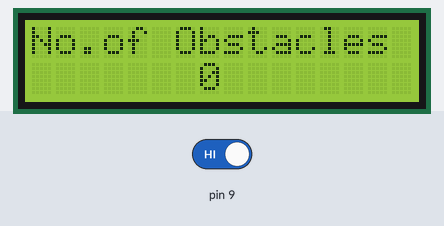
This sketch was run on a simulated Arduino Uno, built with avr-gcc and run on an emulated ATmega328P. Parts: 16×2 character LCD. The inputs (shaded band) are chosen by the test bench; at power-on: pin 9 HIGH. What the sketch prints to the serial monitor is not drawn.

Above: at 1.2 s.
1.3 s: pin 9 driven LOW
At 1.8 s:
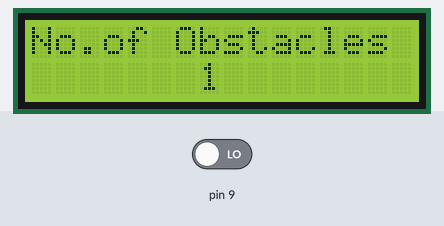
Timing chart, 0 to 4.3 s (numbered marks = the images above; inputs shaded):
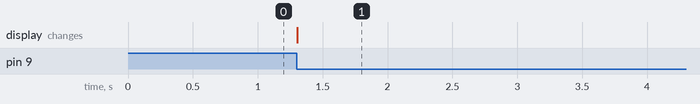

Measured:
- after the input at 1.3 s, the display: changes at once (image 1)

The sketch:

Task_2_Code.ino
```cpp
#include <LiquidCrystal_I2C.h>

LiquidCrystal_I2C lcd(0x27,16,2);

int prev=0;
int current=1;
int sum=0;
void setup() {
  lcd.init();
  pinMode(9,INPUT);
  Serial.begin(9600);
  Serial.println("The no.of Obstacles are: ");
  lcd.backlight();
  lcd.setCursor(0,0);
  lcd.print("No.of Obstacles");
}

void loop() {
  prev=current;
  lcd.setCursor(7,1);
  current=digitalRead(9);
  if(prev==1 && current==0){
    sum=sum+1;
    Serial.println(sum);
  }
  lcd.print(sum);
  delay(100);
}
```
